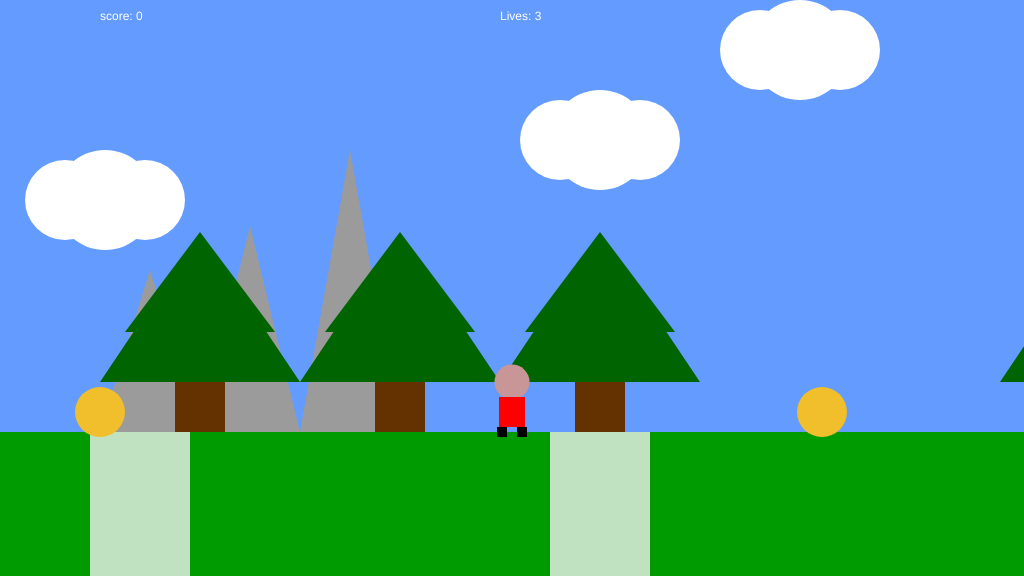
Frame 1 (no input)
Frame 60 (no input): identical to frame 1, image omitted
Frame 120 (the mouse pressed at the canvas centre since frame 60): identical to frame 1, image omitted

The p5.js sketch that drew this single still picture (run headless with seeded random() and noise() and a simulated clock; from frame 60 on, the mouse is pressed at the canvas centre):

// p5.js sketch
// ── sketch.js
/*

The Game Project 5 - Bring it all together

*/

var gameChar_x;
var gameChar_y;
var floorPos_y;
var scrollPos;
var gameChar_world_x;

var isLeft;
var isRight;
var isFalling;
var isPlummeting;

var trees_x;
var clouds;
var mountains;
var highLeft;
var collectables;
var canyons;

var game_score;
var flagpole;
var lives;

function setup() {
  createCanvas(1024, 576);
  floorPos_y = (height * 3) / 4;

  lives = 3;

  startGame();
}

function draw() {
  background(100, 155, 255); // fill the sky blue

  noStroke();
  fill(0, 155, 0);
  rect(0, floorPos_y, width, height / 4); // draw some green ground
  push();
  translate(scrollPos, 0);

  // Draw clouds.
  drawClouds();
  // Draw mountains.
  drawMountains();
  // Draw trees.
  drawTrees();

  // Draw canyons.
  for (var i = 0; i < canyons.length; i++) {
    drawCanyon(canyons[i]);
    checkCanyon(canyons[i]);
  }

  // Draw collectable items.
  for (var i = 0; i < collectables.length; i++) {
    if (collectables[i].isFound === false) {
      drawCollectable(collectables[i]);
      // console.log("collectable drawn", collectables[i])
      checkCollectable(collectables[i]);
    }
  }

  // Draw game character.
  renderFlagpole();
  pop();

  if (lives <= 0) {
    fill(0);
    rect(width / 2 - 60, height / 2 - 20, width / 2 - 200, height / 2 - 250);
    fill(255);
    noStroke();
    return text("Game over. Press space to continue.", width / 2, height / 2);
  }
  if (flagpole.isReached) {
    fill(0);
    rect(width / 2 - 60, height / 2 - 20, width / 2 - 200, height / 2 - 250);
    fill(255);
    noStroke();
    return text(
      "Level complete. Press space to continue",
      width / 2,
      height / 2
    );
  }
  drawGameChar();

  fill(255);
  noStroke();
  text("score: " + game_score, 100, 20);

  // Logic to make the game character move or the background scroll.
  if (isLeft) {
    if (gameChar_x > width * 0.2) {
      gameChar_x -= 5;
    } else {
      scrollPos += 5;
    }
  }

  if (isRight) {
    if (gameChar_x < width * 0.8) {
      gameChar_x += 5;
    } else {
      scrollPos -= 5; // negative for moving against the background
    }
  }

  // Logic to make the game character rise and fall.
  if (gameChar_y < floorPos_y) {
    gameChar_y += 1;
    isFalling = true;
  } else {
    isFalling = false;
  }
  if (isPlummeting == true) {
    gameChar_y += 10;
  }

  if (flagpole.isReached == false) {
    checkFlagpole();
  }

  checkPlayerDie();

  // Update real position of gameChar for collision detection.
  gameChar_world_x = gameChar_x - scrollPos;
}

function startGame() {
  // floorPos_y = height * 3 / 4;
  gameChar_x = width / 2;
  gameChar_y = floorPos_y;
  // Variable to control the background scrolling.
  scrollPos = 0;
  // Variable to store the real position of the gameChar in the game
  // world. Needed for collision detection.
  gameChar_world_x = gameChar_x - scrollPos;
  // Boolean variables to control the movement of the game character.
  isLeft = false;
  isRight = false;
  isFalling = false;
  isPlummeting = false;
  // Initialise arrays of scenery objects.
  trees_x = [100, 300, 500, 1000];
  highLeft = [width, width, width, width, width, width];
  collectables = [
    {
      x_pos: 100,
      y_pos: floorPos_y,
      size: 50,
      isFound: false,
      left: width,
    },
    {
      x_pos: 822,
      y_pos: floorPos_y,
      size: 50,
      isFound: false,
      left: width,
    },
  ];
  clouds = [
    {
      x_pos: 105,
      y_pos: 200,
      size: 100,
      left: width,
    },
    {
      x_pos: 600,
      y_pos: 140,
      size: 100,
      left: width,
    },
    {
      x_pos: 800,
      y_pos: 50,
      size: 100,
      left: width,
    },
  ];
  mountains = [
    {
      x_pos: 200,
      y_pos: 226,
      size: 100,
      left: width,
    },
    {
      x_pos: 300,
      y_pos: 150,
      size: 100,
      left: width,
    },
    {
      x_pos: 100,
      y_pos: 270,
      size: 100,
      left: width,
    },
  ];
  canyons = [
    {
      x_pos: 90,
      width: 100,
      left: width,
    },
    {
      x_pos: 550,
      width: 100,
      left: width,
    },
  ];
  game_score = 0;
  flagpole = {
    isReached: false,
    x_pos: 1500,
  };
}

// ---------------------
// Key control functions
// ---------------------

function keyPressed() {
  if (key == "A" || keyCode == 37) {
    isLeft = true;
  } else if (key == "D" || keyCode == 39) {
    isRight = true;
  }
  if (keyCode == 32 && gameChar_y == floorPos_y) {
    gameChar_y -= 100;
  }
}

function keyReleased() {
  if (key == "A" || keyCode == 37) {
    isLeft = false;
  }

  if (key == "D" || keyCode == 39) {
    isRight = false;
  }
}

// ------------------------------
// Game character render function
// ------------------------------

// Function to draw the game character.

function drawGameChar() {
  // draw game character
  if (isLeft && isFalling) {
    // add your jumping-left code
    fill(255, 150, 150);
    ellipse(gameChar_x, gameChar_y - 50, 35);
    fill(255, 0, 0);
    rect(gameChar_x - 2, gameChar_y - 35, 5, 20);
    quad(
      gameChar_x - 20,
      gameChar_y - 18,
      gameChar_x,
      gameChar_y - 35,
      gameChar_x - 3,
      gameChar_y - 26
    );
    quad(
      gameChar_x + 2,
      gameChar_y - 32,
      gameChar_x + 22,
      gameChar_y - 40,
      gameChar_x + 3,
      gameChar_y - 28
    );
    fill(0);
    quad(
      gameChar_x + 3,
      gameChar_y - 15,
      gameChar_x + 9,
      gameChar_y - 8,
      gameChar_x + 9,
      gameChar_y,
      gameChar_x - 1,
      gameChar_y - 15
    );
  } else if (isRight && isFalling) {
    // add your jumping-right code
    fill(255, 150, 150);
    ellipse(gameChar_x, gameChar_y - 50, 35);
    fill(255, 0, 0);
    rect(gameChar_x - 2, gameChar_y - 35, 5, 20);
    quad(
      gameChar_x - 20,
      gameChar_y - 18,
      gameChar_x,
      gameChar_y - 35,
      gameChar_x - 3,
      gameChar_y - 26
    );
    quad(
      gameChar_x + 2,
      gameChar_y - 32,
      gameChar_x + 22,
      gameChar_y - 40,
      gameChar_x + 3,
      gameChar_y - 28
    );
    fill(0);
    quad(
      gameChar_x - 2,
      gameChar_y - 16,
      gameChar_x - 11,
      gameChar_y - 2,
      gameChar_x - 5,
      gameChar_y - 2,
      gameChar_x,
      gameChar_y - 15
    );
    quad(
      gameChar_x + 1,
      gameChar_y - 16,
      gameChar_x + 8,
      gameChar_y - 10,
      gameChar_x + 3,
      gameChar_y - 7,
      gameChar_x,
      gameChar_y - 15
    );
  } else if (isLeft) {
    // add your walking left code
    fill(0);
    rect(gameChar_x - 12, gameChar_y - 10, 15, 10);
    fill(255, 0, 0);
    rect(gameChar_x - 10, gameChar_y - 55, 20, 50);
    fill(255, 0, 0);
    ellipse(gameChar_x, gameChar_y - 55, 25, 40);
    fill(35);
    rect(gameChar_x, gameChar_y - 10, 15, 10);
  } else if (isRight) {
    // add your walking right code
    fill(0);
    rect(gameChar_x, gameChar_y - 10, 15, 10);
    fill(255, 0, 0);
    rect(gameChar_x - 10, gameChar_y - 55, 20, 50);
    fill(255, 150, 150);
    ellipse(gameChar_x, gameChar_y - 55, 25, 40);
    fill(35);
    rect(gameChar_x - 12, gameChar_y - 10, 15, 10);
  } else if (isFalling || isPlummeting) {
    // add your jumping facing forwards code
    fill(255, 0, 0);
    rect(gameChar_x - 10, gameChar_y - 50, 20, 40);
    fill(255, 150, 150);
    ellipse(gameChar_x, gameChar_y - 50, 35);
    ellipse(gameChar_x - 10, gameChar_y - 28, 6, 10);
    ellipse(gameChar_x + 10, gameChar_y - 28, 6, 10);
    fill(0);
    rect(gameChar_x - 10, gameChar_y - 20, 5, 10);
    rect(gameChar_x + 5, gameChar_y - 20, 5, 10);
  } else {
    // add your standing front facing code
    fill(200, 150, 150);
    ellipse(gameChar_x, gameChar_y - 50, 35);

    fill(255, 0, 0);
    rect(gameChar_x - 13, gameChar_y - 35, 26, 30);

    fill(0);
    rect(gameChar_x - 15, gameChar_y - 5, 10, 10);
    rect(gameChar_x + 5, gameChar_y - 5, 10, 10);
  }
}

// ---------------------------
// Background render functions
// ---------------------------

// Function to draw cloud objects.
function drawClouds() {
  for (var i = 0; i < clouds.length; i++) {
    fill(255, 255, 255);

    ellipse(clouds[i].x_pos, clouds[i].y_pos, clouds[i].size, clouds[i].size);
    ellipse(
      clouds[i].x_pos - 40,
      clouds[i].y_pos,
      clouds[i].size - 20,
      clouds[i].size - 20
    );
    ellipse(
      clouds[i].x_pos + 40,
      clouds[i].y_pos,
      clouds[i].size - 20,
      clouds[i].size - 20
    );

    //Logic to add off screen items when moving right
    if (scrollPos + clouds[i].x_pos < -width) {
      clouds[i].x_pos = -scrollPos + random(0, width) + width;
    }

    //Logic to add off screen items when moving left
    else if (scrollPos > clouds[i].left) {
      clouds[i].x_pos = -(scrollPos - random(0, width) + width);
      clouds[i].left = scrollPos + width * 2.4;
    }
  }
}
// Function to draw mountains objects.
function drawMountains() {
  for (var i = 0; i < mountains.length; i++) {
    fill(155);

    triangle(
      mountains[i].x_pos,
      floorPos_y,
      mountains[i].x_pos + mountains[i].size / 2,
      mountains[i].y_pos,
      mountains[i].x_pos + mountains[i].size,
      floorPos_y
    );

    if (scrollPos + mountains[i].x_pos < -width) {
      mountains[i].x_pos = -scrollPos + random(0, width) + width;
    } else if (scrollPos > mountains[i].left) {
      mountains[i].x_pos = -(scrollPos - random(0, width) + width);
      mountains[i].left = scrollPos + width * 2.4;
    }
  }
}
// Function to draw trees objects.
function drawTrees() {
  for (var i = 0; i < trees_x.length; i++) {
    fill(100, 50, 0);
    rect(75 + trees_x[i], -200 / 2 + floorPos_y, 50, 200 / 2);

    //branches
    fill(0, 100, 0);
    triangle(
      trees_x[i] + 25,
      -200 / 2 + floorPos_y,
      trees_x[i] + 100,
      -200 + floorPos_y,
      trees_x[i] + 175,
      -200 / 2 + floorPos_y
    );

    triangle(
      trees_x[i],
      -200 / 4 + floorPos_y,
      trees_x[i] + 100,
      -200 + 3 / 4 + floorPos_y,
      trees_x[i] + 200,
      -200 / 4 + floorPos_y
    );

    if (scrollPos + trees_x[i] < -width) {
      highLeft[i] = -scrollPos + random(0, width) + width;
    } else if (scrollPos > highLeft[i]) {
      trees_x[i] = -(scrollPos - random(0, width) + width);
      highLeft[i] = scrollPos + width * 2.4;
    }
  }
}

// ---------------------------------
// Canyon render and check functions
// ---------------------------------

// Function to draw canyon objects.

function drawCanyon(t_canyon) {
  fill(246, 246, 246, 200);
  rect(t_canyon.x_pos, floorPos_y, t_canyon.width, floorPos_y);

  if (scrollPos + t_canyon.x_pos < -300) {
    t_canyon.x_pos = -scrollPos + random(0, width) + width;
  } else if (scrollPos > t_canyon.left) {
    t_canyon.x_pos = -(scrollPos - random(0, width) + width);
    t_canyon.left = scrollPos + width * 2.4;
  }
}

// Function to check character is over a canyon.

function checkCanyon(t_canyon) {
  if (
    gameChar_world_x >= t_canyon.x_pos &&
    gameChar_world_x <= t_canyon.x_pos + t_canyon.width &&
    gameChar_y >= floorPos_y
  ) {
    isPlummeting = true;
  }
}

function renderFlagpole() {
  push();
  strokeWeight(5);
  stroke(180);
  line(flagpole.x_pos, floorPos_y, flagpole.x_pos, floorPos_y - 250);
  fill(255, 0, 255);
  noStroke();
  if (flagpole.isReached) {
    rect(flagpole.x_pos, floorPos_y - 250, 50, 50);
  } else {
    rect(flagpole.x_pos, floorPos_y - 50, 50, 50);
  }
  pop();
}

function checkFlagpole() {
  var d = abs(gameChar_world_x - flagpole.x_pos);

  if (d < 15) {
    flagpole.isReached = true;
  }
}

function checkPlayerDie() {
  if (lives >= 0) {
    fill(255);
    noStroke();
    text("Lives: " + lives, 500, 20);
  }

  if (gameChar_y > height * 1.5) {
    lives -= 1;
    if (lives <= 0) {
    } else {
      startGame();
    }
  }

  // for (lives; lives > 1;) {

  // }
}
// ----------------------------------
// Collectable items render and check functions
// ----------------------------------

// Function to draw collectable objects.

function drawCollectable(t_collectable) {
  fill(241, 190, 44);
  ellipse(t_collectable.x_pos, t_collectable.y_pos - 20, t_collectable.size);
}

// Function to check character has collected an item.

function checkCollectable(t_collectable) {
  if (
    dist(
      gameChar_world_x,
      gameChar_y,
      t_collectable.x_pos,
      t_collectable.y_pos
    ) < t_collectable.size
  ) {
    t_collectable.isFound = true;
    game_score += 1;
  }

  if (scrollPos + t_collectable.x_pos < -width) {
    t_collectable.x_pos = -scrollPos + random(0, width) + width;
    t_collectable.isFound = false;
  } else if (scrollPos > t_collectable.left) {
    t_collectable.x_pos = -(scrollPos - random(0, width) + width);
    t_collectable.left = scrollPos + width * 2.4;
    t_collectable.isFound = false;
  }
}
